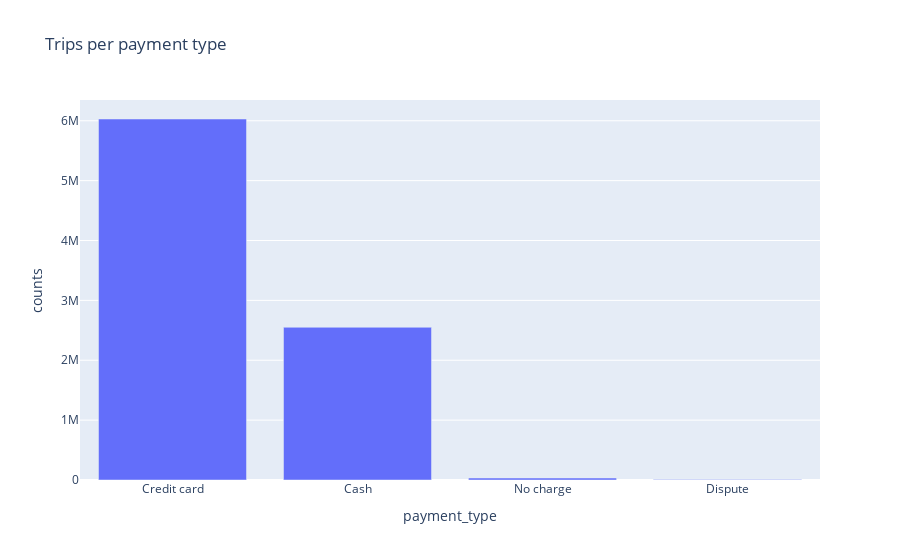

Notebook code cell kept with this figure:
### Code cell
fig = px.bar(data_payment_type, x=data_payment_type.index, y='counts',
            labels={'index':'payment_type'}, title='Trips per payment type')
fig.show()

### Figure 1 — Plotly figure (JSON) as saved in the notebook; plotly's stock layout.template omitted (floating-point values rounded to 4 significant figures)
{"data": [{"alignmentgroup": "True", "hovertemplate": "payment_type=%{x}<br>counts=%{y}<extra></extra>", "legendgroup": "", "marker": {"color": "#636efa", "pattern": {"shape": ""}}, "name": "", "offsetgroup": "", "orientation": "v", "showlegend": false, "textposition": "auto", "type": "bar", "x": ["Credit card", "Cash", "No charge", "Dispute"], "xaxis": "x", "y": [6029381, 2550815, 32371, 9168], "yaxis": "y"}], "layout": {"barmode": "relative", "legend": {"tracegroupgap": 0}, "title": {"text": "Trips per payment type"}, "xaxis": {"anchor": "y", "domain": [0, 1], "title": {"text": "payment_type"}}, "yaxis": {"anchor": "x", "domain": [0, 1], "title": {"text": "counts"}}}}
